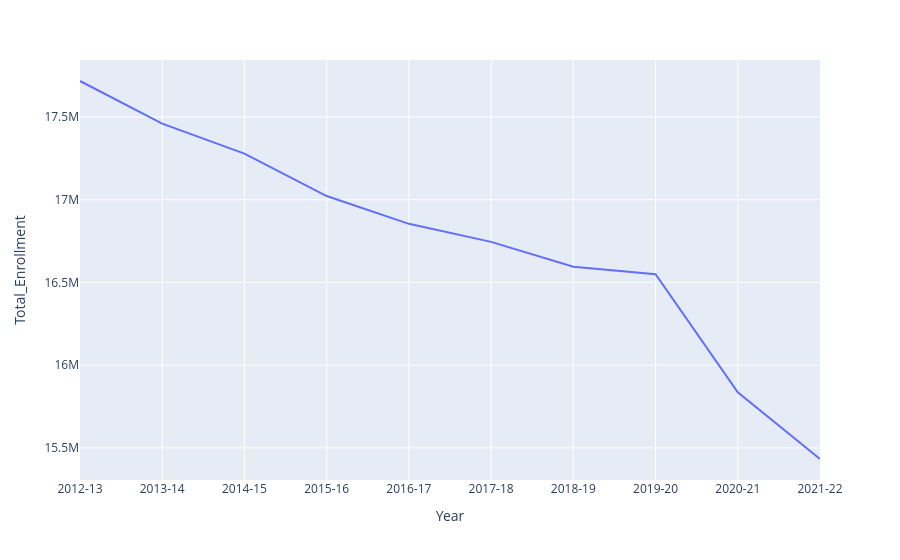

Notebook code cell kept with this figure:
### Markdown cell above
P-Value is much less than the alpha value of 0.05, this means that the national enrollment trend is statistically significant.

### Visualization

### Code cell
## Enrollment Over time
px.line(nationwide_trends, x='Year', y='Total_Enrollment')

### Figure 1 — Plotly figure (JSON) as saved in the notebook; plotly's stock layout.template omitted (floating-point values rounded to 4 significant figures)
{"data": [{"hovertemplate": "Year=%{x}<br>Total_Enrollment=%{y}<extra></extra>", "legendgroup": "", "line": {"color": "#636efa", "dash": "solid"}, "marker": {"symbol": "circle"}, "mode": "lines", "name": "", "orientation": "v", "showlegend": false, "type": "scatter", "x": ["2012-13", "2013-14", "2014-15", "2015-16", "2016-17", "2017-18", "2018-19", "2019-20", "2020-21", "2021-22"], "xaxis": "x", "y": [17717229, 17459865, 17278075, 17021992, 16854168, 16745071, 16594731, 16549691, 15836385, 15433062], "yaxis": "y"}], "layout": {"legend": {"tracegroupgap": 0}, "margin": {"t": 60}, "xaxis": {"anchor": "y", "domain": [0, 1], "title": {"text": "Year"}}, "yaxis": {"anchor": "x", "domain": [0, 1], "title": {"text": "Total_Enrollment"}}}}
